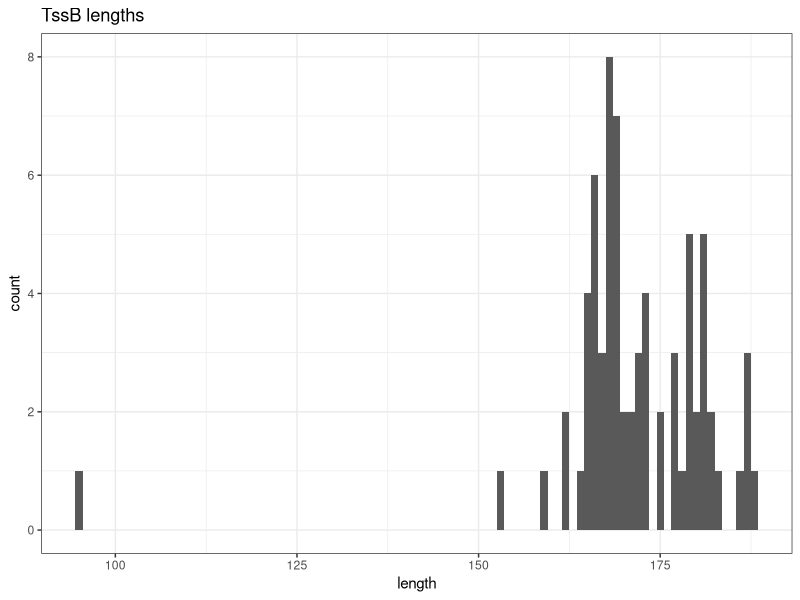

This figure's R source: (Note: this script raises an error after producing the figure.)

library(ggplot2)

tssB_lengths <- read.table("tssB_lengths.txt",
                           sep="\t",
                           header = F)

tssC_lengths <- read.table("tssC_lengths.txt",
                           sep="\t",
                           header = F)


ggplot(tssB_lengths, aes(V2)) + geom_histogram(binwidth = 1) + 
  theme_bw() +
  xlab("length") +
  ggtitle("TssB lengths") +
  ggsave("tssB_lengths.png")


ggplot(tssC_lengths, aes(V2)) + geom_histogram(binwidth = 1) + 
  theme_bw() +
  xlab("length") +
  ggtitle("TssC lengths")+
  ggsave("tssC_lengths.png")
